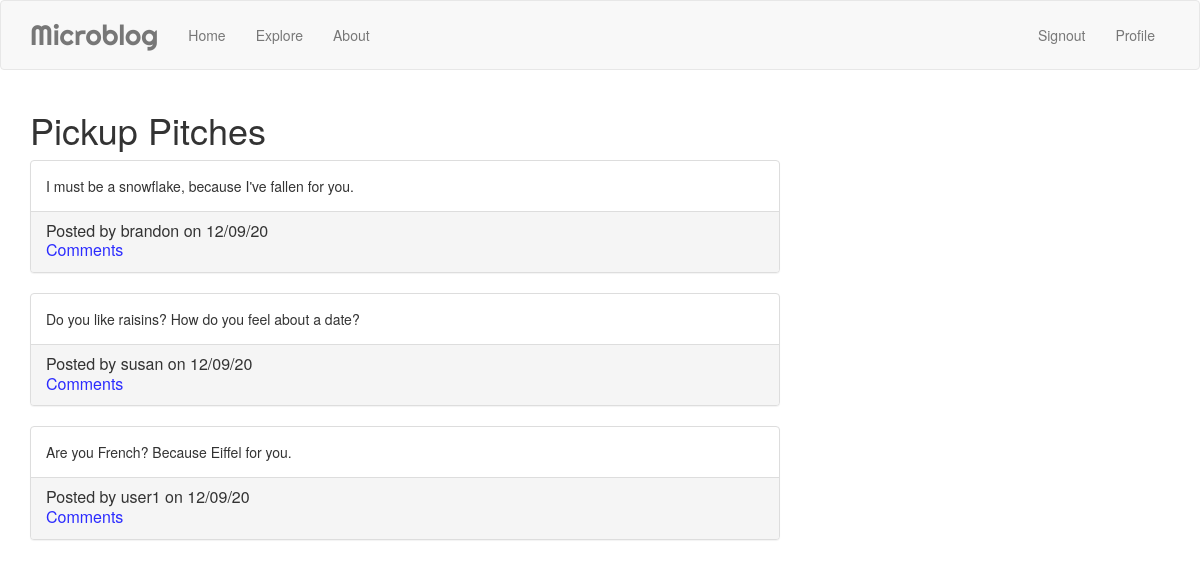
The app's page /category/pickup (signed in) with its own data.
### app/models.py (models this page shows, shortened)
class Pitch(db.Model):
    id = db.Column(db.Integer, primary_key=True)
    body = db.Column(db.String(200))
    timestamp = db.Column(db.DateTime, index=True, default=datetime.utcnow)
    user_id = db.Column(db.Integer, db.ForeignKey('user.id'))
    category = db.Column(db.String(64))
    comments = db.relationship('Comment', backref='pitch', lazy='dynamic')

class User(UserMixin, db.Model):
    id = db.Column(db.Integer, primary_key=True)
    username = db.Column(db.String(64), index=True, unique=True)
    email = db.Column(db.String(120), index=True, unique=True)
    password_hash = db.Column(db.String(128))
    pitches = db.relationship('Pitch', backref='author', lazy='dynamic')

### app/main/routes.py (the view)
@bp.route('/category/<category>')
def category(category):
    pitches = Pitch().query.filter_by(category=category).all()
    if pitches:
        pitches.reverse()
    return render_template('category.html', category=category, pitches=pitches)

### app/models.py (called while the page is built)
@login.user_loader
def load_user(id):
    return User.query.get(int(id))

### app/templates/category.html
{% extends "base.html" %}
{% block content%}
    <div class="container">
        <h1>{{ category.title() }} Pitches</h1>
        <div class="row">
            <div class="col-md-8">
                {% for pitch in pitches %}
                    <div class="panel panel-default">
                        <div class="panel-body">
                        {{ pitch.body }}
                        </div>
                        <div class="panel-footer">
                            <h3 class="panel-title">Posted by {{ pitch.author.username }} on {{ pitch.timestamp.strftime("%x") }}</h3>
                            <a href="{{ url_for('main.comments', pitch=pitch.id) }}" style="color: #2b2bff;" class="panel-title">Comments</a>
                        </div>
                      </div>
                {% endfor %}
            </div>
        </div>
    </div>
{% endblock %}

### records on screen
Pitch: body "I must be a snowflake, because I've fallen for you.", author.username "brandon", timestamp "12/09/20"
Pitch: body "Do you like raisins? How do you feel about a date?", author.username "susan", timestamp "12/09/20"
Pitch: body "Are you French? Because Eiffel for you.", author.username "user1", timestamp "12/09/20"

### other values on screen
{{ ('Home') }} "Home"
{{ ('Explore') }} "Explore"
{{ ('About') }} "About"
{{ ('Signout') }} "Signout"
{{ ('Profile') }} "Profile"
{{ category.title() }} "Pickup"
